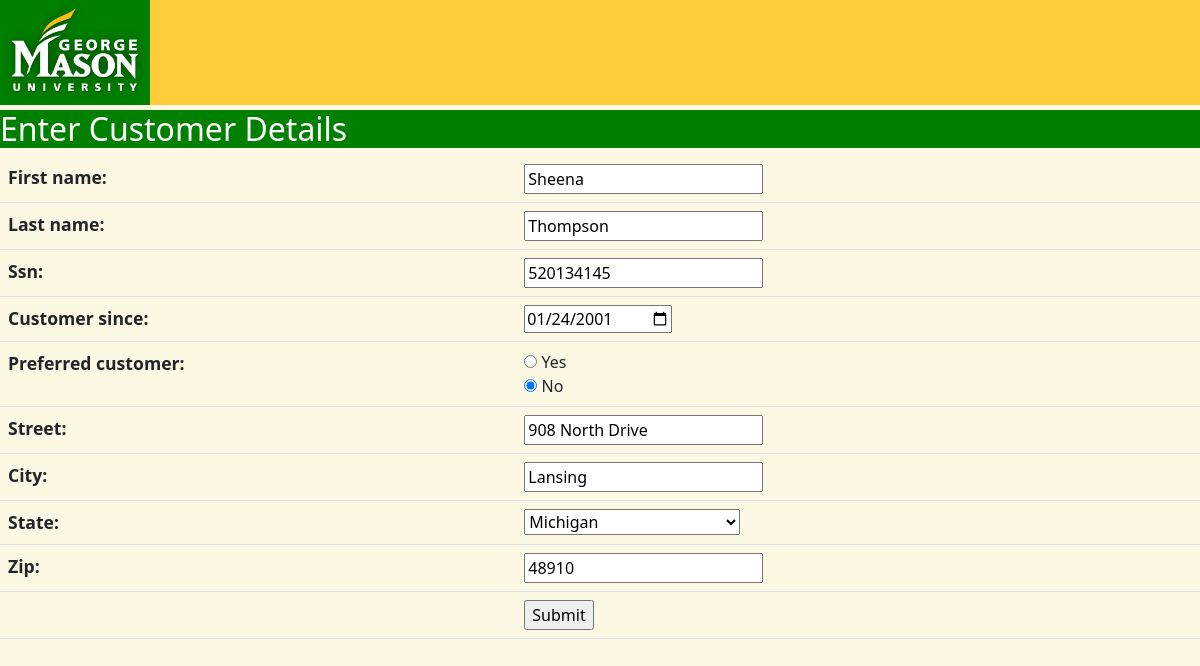
The app's page /midterm/edit/2 with its own data.
### MidtermApp/models.py (models this page shows, shortened)
class Customer(models.Model):
    STATE_CHOICES = [
        ('AL', 'Alabama'), ('AK', 'Alaska'), ('AS', 'American Samoa'), ('AZ', 'Arizona'), ('AR', 'Arkansas'),
        ('CA', 'California'), ('CO', 'Colorado'), ('CT', 'Connecticut'), ('DE', 'Delaware'),
        ('DC', 'District of Columbia'), ('FL', 'Florida'), ('GA', 'Georgia'), ('GU', 'Guam'),
        ('HI', 'Hawaii'), ('ID', 'Idaho'), ('IL', 'Illinois'), ('IN', 'Indiana'), ('IA', 'Iowa'),
        ('KS', 'Kansas'), ('KY', 'Kentucky'), ('LA', 'Louisiana'), ('ME', 'Maine'), ('MD', 'Maryland'),
        ('MA', 'Massachusetts'), ('MI', 'Michigan'), ('MN', 'Minnesota'), ('MS', 'Mississippi'), ('MO', 'Missouri'),
        ('MT', 'Montana'), ('NE', 'Nebraska'), ('NV', 'Nevada'), ('NH', 'New Hampshire'), ('NJ', 'New Jersey'),
        ('NM', 'New Mexico'), ('NY', 'New York'), ('NC', 'North Carolina'), ('ND', 'North Dakota'),
        ('MP', 'Northern Mariana Islands'), ('OH', 'Ohio'), ('OK', 'Oklahoma'), ('OR', 'Oregon'),
        ('PA', 'Pennsylvania'), ('PR', 'Puerto Rico'), ('RI', 'Rhode Island'), ('SC', 'South Carolina'),
        ('SD', 'South Dakota'), ('TN', 'Tennessee'), ('TX', 'Texas'), ('UT', 'Utah'), ('VT', 'Vermont'),
        ('VI', 'Virgin Islands'), ('VA', 'Virginia'), ('WA', 'Washington'), ('WV', 'West Virginia'),
        ('WI', 'Wisconsin'),
        ('WY', 'Wyoming')
    ]
    first_name = models.CharField(max_length=25, null=False)
    last_name = models.CharField(max_length=25, null=False)
    ssn = models.CharField(max_length=9, null=False)
    customer_since = models.DateField(null=False)
    premium_choice = (('YES', 'Yes'), ('NO', 'No'))
    preferred_customer = models.CharField(max_length=3, choices=premium_choice, default='NO')
    street = models.CharField(max_length=50, null=False)
    city = models.CharField(max_length=25, null=False)
    state = models.CharField(max_length=25, choices=STATE_CHOICES)
    zip = models.CharField(max_length=11, null=False)
    class Meta:
        ordering = ['first_name']

### MidtermApp/views.py (the view, shortened to what this page needs)
# urls.py: path('edit/<int:id>', views.EditCustomerView.as_view(), name='edit'),
class EditCustomerView(UpdateView):
    template_name = 'create_customer.html'
    form_class = CustomerModelForm
    model = Customer
    pk_url_kwarg = 'id'
    def get_initial(self, *args, **kwargs):
        initial = super(EditCustomerView, self).get_initial(**kwargs)
        return initial
    def get_form_kwargs(self, *args, **kwargs):
        kwargs = super(EditCustomerView, self).get_form_kwargs(*args, **kwargs)
        return kwargs

### templates/create_customer.html (shortened to what this page needs)
{% load static %}
{% load widget_tweaks %}
<!DOCTYPE html>
<html lang="en">
    <head>
        <link rel="stylesheet" type="text/css" href=" {% static 'css/bootstrap.min.css' %} ">
        <link rel="stylesheet" type="text/css" href=" {% static 'css/custom.css' %} ">
    </head>
    <body>
        <div class="header"><a href="{%url 'home' %}"><img src="{% static "images/mason-logo.png" %}" alt="logo"></a></div>
        {% block title%}<h4>Enter Customer Details </h4>{% endblock title %}
        {% block content %}
            <form action="" method="post">
                <table class="table">
                    {{ form.as_table }}
                    <tr>
                        <td>&nbsp;</td>
                        <td><input type="submit" value="Submit"></td>
                    </tr>
                </table>
            </form>
        {% endblock content %}
    </body>
</html>

### static/css/custom.css (style rules this page uses)
body { background-color: #fcf8e3; }
img { background: green; width: 150px; }
h4 { margin-top: 5px; background: green; font-size: 2em; color: white; }
.header { background: #ffcd39; }
th { font-size: 1.1em; }

### records on screen
Customer: first_name "Sheena", last_name "Thompson", ssn "520134145", customer_since "01/24/2001", preferred_customer "☐ Yes ☑ No", street "908 North Drive", city "Lansing", state "Michigan", zip "48910"
